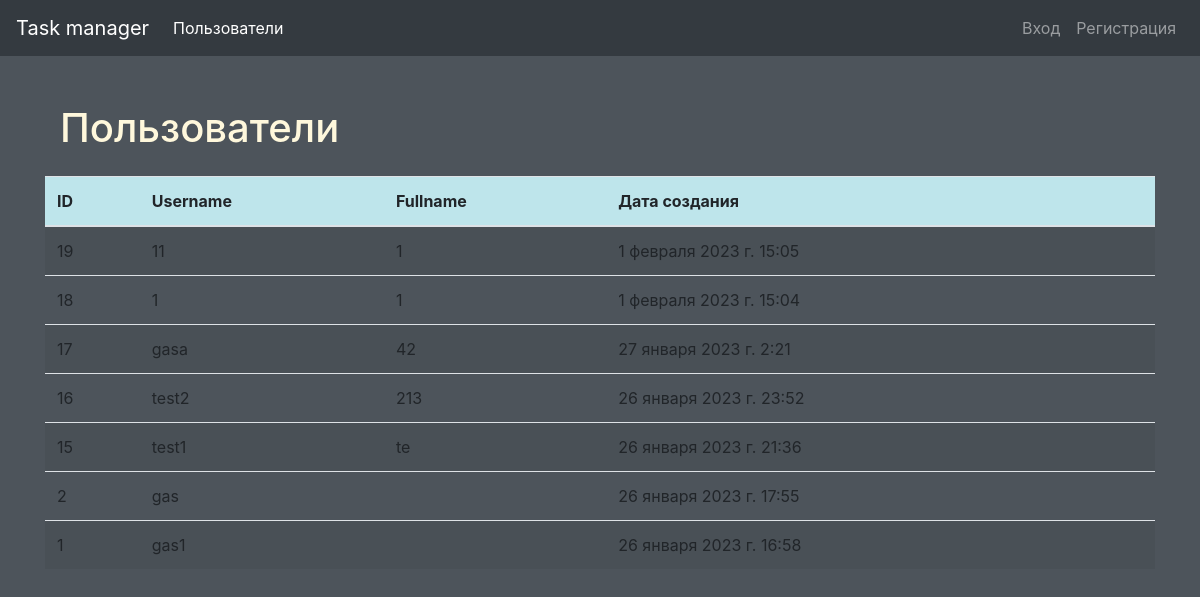
The app's page /users/, older data.
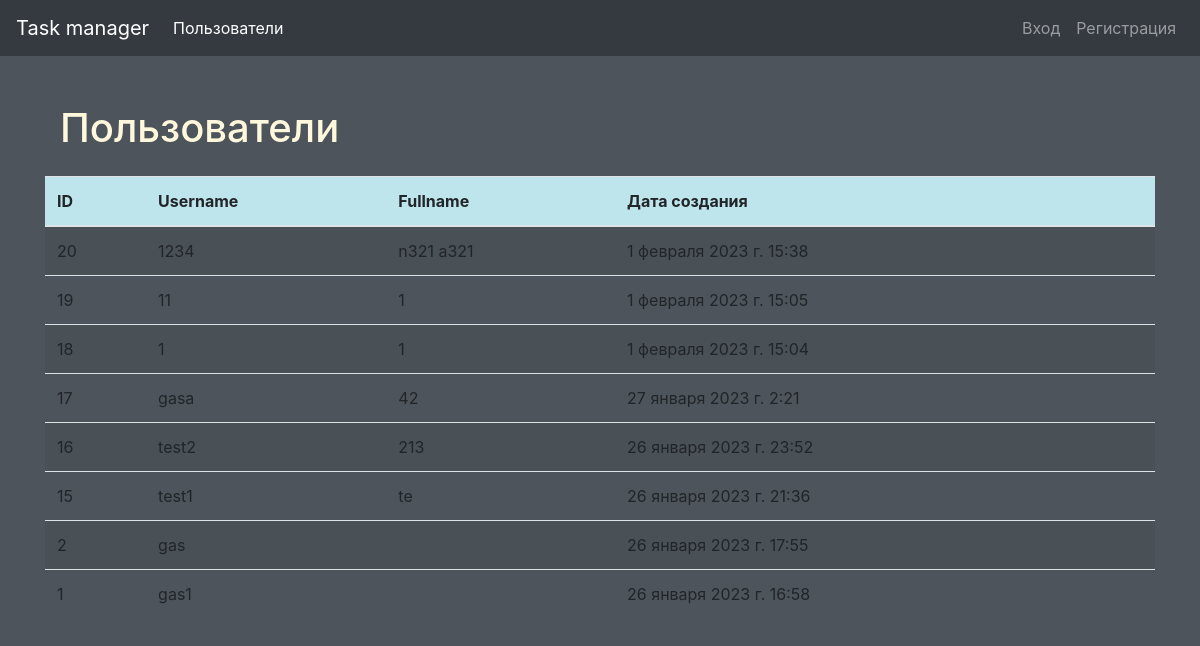
The same page, newer data.
### users/models.py (models this page shows, shortened)
class Users(AbstractUser):
    class Meta:
        ordering = ['-date_joined']

### users/views.py (the view)
# urls.py: path('', UserView.as_view(), name='users'),
class UserView(ListView):
    template_name = 'users/users.html'
    model = Users
    context_object_name = 'users'
    extra_context = {'title': _('Users'), 'btn_update': _('Update'), 'btn_delete': _('Delete')}
    redirect_field_name = 'home'

### task_manager/templates/users/users.html (shortened to what this page needs)
{% extends 'base.html' %}
{% load bootstrap4 %}
{% load i18n %}
{% block content %}
<div class="container wrapper flex-grow-1">
    <h1 class="my-4">{{ title }}</h1></div>
<table class="table table-striped">
    <thead>
    <tr class="table-info">
        <th scope="col">ID</th>
        <th scope="col">{% trans 'Username' %}</th>
        <th scope="col">{% trans 'Fullname' %}</th>
        <th scope="col">{% trans 'Created date' %}</th>
        <th scope="col"></th>
    </tr>
    </thead>
    {% for user in users %}
    <tr>
        <td>{{user.id}}</td>
        <td>{{user.username}}</td>
        <td>{{user.first_name}} {{user.last_name}}</td>
        <td>{{user.date_joined}}</td>
        <td>
        </td>
    </tr>
    {% empty %}
    <li>Sorry, no athletes in this list.</li>
    {% endfor %}
</table>
{% endblock %}

Row changes from the older to the newer data that the page shows:
added Users: id "20", username "1234", first_name "n321", last_name "a321", date_joined "1 февраля 2023 г. 15:38"
